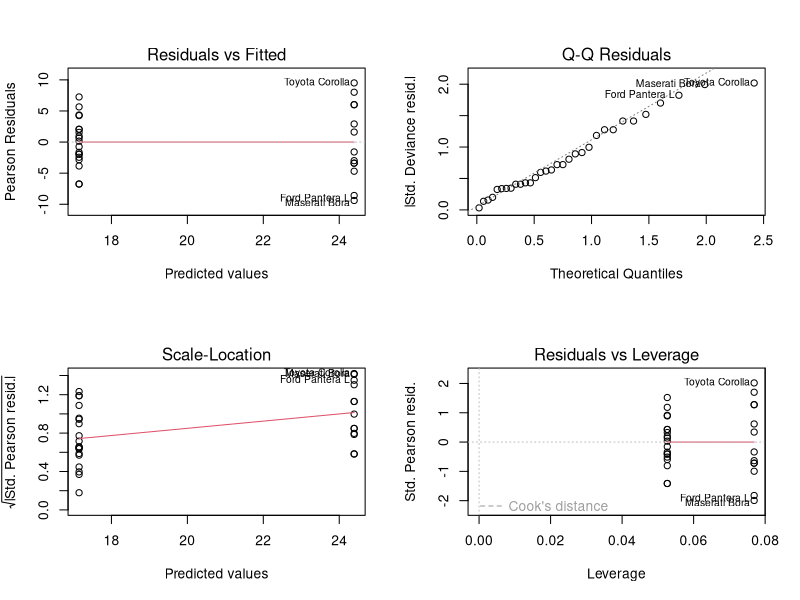
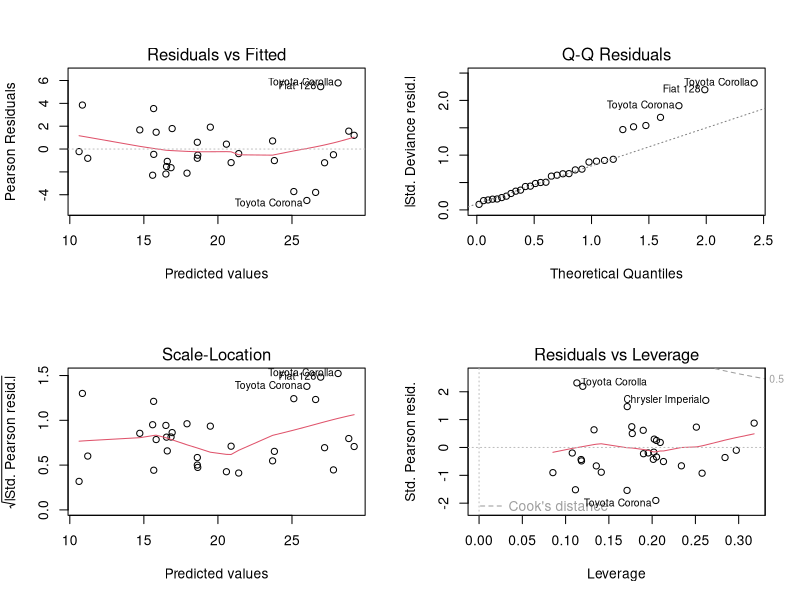
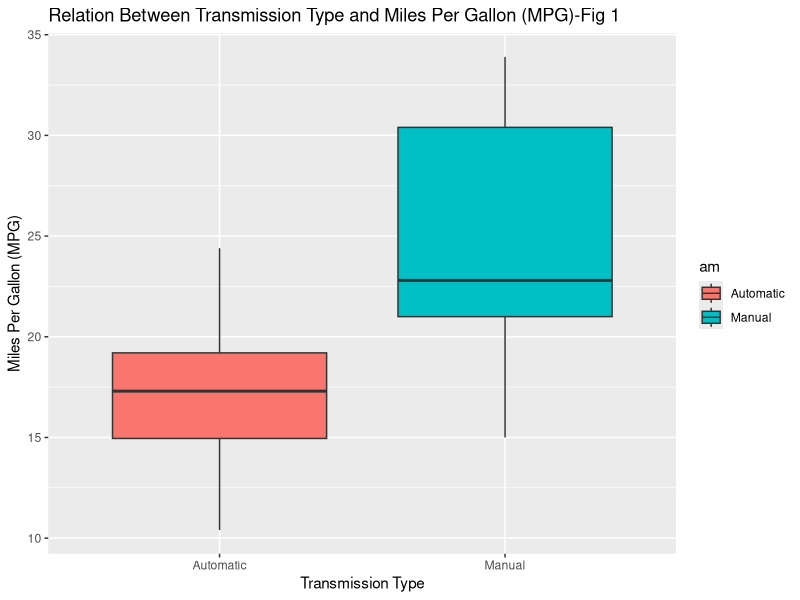
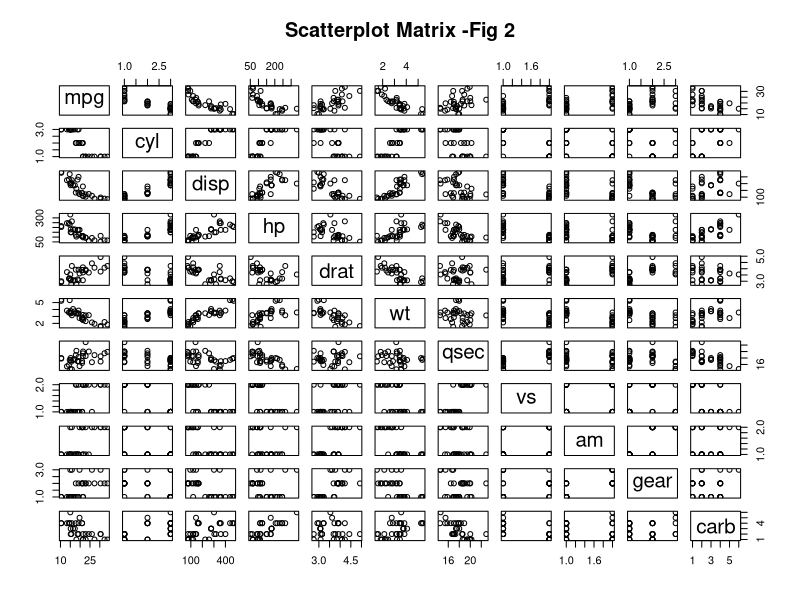

These figures' R source, in order:
## ---- chunk 1
data <- mtcars
## ---- chunk 2
head(data)
str(data)
## ---- chunk 3
data$cyl <- as.factor(data$cyl)
data$vs <- as.factor(data$vs)
data$am <- factor(data$am)
data$gear <- as.factor(data$gear)
data$carb <- as.factor(data$carb)
## ---- chunk 4
temp_dat <- data[,c("mpg","am")]
temp_dat$am <- factor(temp_dat$am,labels = c("Automatic","Manual"))
head(temp_dat)
knitr::kable(aggregate(mpg~am,data = temp_dat,mean),
             col.names = c("Transmission Type","Average Miles per Gallon (MPG)"))
difference <- aggregate(mpg~am,data = temp_dat,mean)[2,2] - aggregate(mpg~am,data = temp_dat,mean)[1,2]
## ---- chunk 5
dat_aut <- data[data$am=="0",]
dat_ml <- data[data$am=="1",]
print(test <- t.test(dat_aut$mpg,dat_ml$mpg))
## ---- chunk 6
fit1 <- glm(mpg~am-1,family = "gaussian",data = data)
summary(fit1)
par(mfrow=c(2,2))
plot(fit1)
## ---- chunk 7
summary(aov(mpg~.,data = data))
## ---- chunk 8
fit2 <- glm(mpg~am+cyl+disp+wt-1, family="gaussian",data=data)
summary(fit2)
par(mfrow=c(2,2))
plot(fit2)
## ---- chunk 9
library(ggplot2)
ggplot(data = temp_dat) + geom_boxplot(aes(am,mpg,fill=am)) + labs(x="Transmission Type",y = "Miles Per Gallon (MPG)", title = "Relation Between Transmission Type and Miles Per Gallon (MPG)-Fig 1")
## ---- chunk 10
pairs(mpg~.,data = data,main="Scatterplot Matrix -Fig 2")
